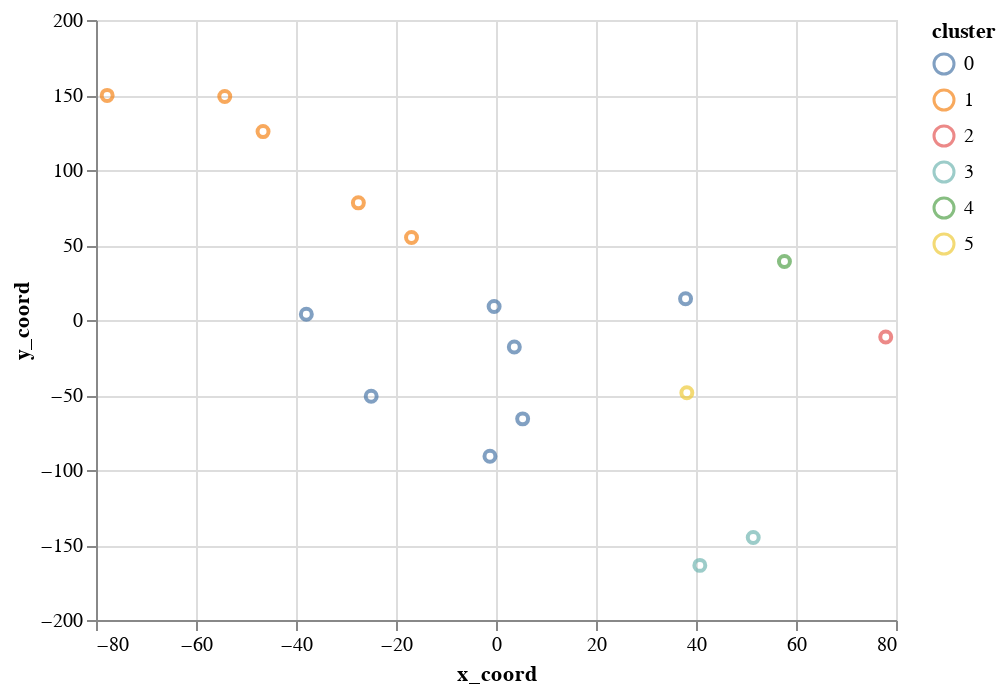

The cell this chart's notebook holds for it:
### Code cell
## visualização

X_embedded = TSNE(n_components=2, learning_rate='auto', metric='precomputed', init='random', perplexity=3).fit_transform(X)
X_embedded.shape

df_cl_3 = pd.DataFrame({ 
                'name': idx,
                'x_coord': X_embedded[:,0], 
                'y_coord': X_embedded[:,1],
                'cluster': [str(i) for i in labels]
                })

chart = alt.Chart(df_cl_3).mark_point().encode(
    x='x_coord', 
    y='y_coord',
    color='cluster',
    tooltip='name'
).interactive()

chart

### Figure 1 — Vega-Lite specification as saved in the notebook (floating-point values rounded to 4 significant figures)
{"config": {"view": {"continuousWidth": 400, "continuousHeight": 300}}, "data": {"name": "data-80c32c2d20cd6d72b568571b26fd1712"}, "mark": "point", "encoding": {"color": {"field": "cluster", "type": "nominal"}, "tooltip": {"field": "name", "type": "quantitative"}, "x": {"field": "x_coord", "type": "quantitative"}, "y": {"field": "y_coord", "type": "quantitative"}}, "selection": {"selector003": {"type": "interval", "bind": "scales", "encodings": ["x", "y"]}}, "$schema": "https://vega.github.io/schema/vega-lite/v4.17.0.json", "datasets": {"data-80c32c2d20cd6d72b568571b26fd1712": [{"name": 1, "x_coord": -0.3773, "y_coord": 8.951, "cluster": "0"}, {"name": 2, "x_coord": 40.76, "y_coord": -163.6, "cluster": "3"}, {"name": 3, "x_coord": 3.663, "y_coord": -17.95, "cluster": "0"}, {"name": 7, "x_coord": 38.17, "y_coord": -48.51, "cluster": "5"}, {"name": 12, "x_coord": 5.332, "y_coord": -65.91, "cluster": "0"}, {"name": 22, "x_coord": 57.69, "y_coord": 38.95, "cluster": "4"}, {"name": 29, "x_coord": 51.45, "y_coord": -145.1, "cluster": "3"}, {"name": 34, "x_coord": -27.53, "y_coord": 78.1, "cluster": "1"}, {"name": 35, "x_coord": -16.9, "y_coord": 54.95, "cluster": "1"}, {"name": 38, "x_coord": -46.59, "y_coord": 125.6, "cluster": "1"}, {"name": 39, "x_coord": -24.96, "y_coord": -50.87, "cluster": "0"}, {"name": 42, "x_coord": -77.77, "y_coord": 149.7, "cluster": "1"}, {"name": 43, "x_coord": -54.25, "y_coord": 149.0, "cluster": "1"}, {"name": 44, "x_coord": -1.21, "y_coord": -90.85, "cluster": "0"}, {"name": 50, "x_coord": -37.93, "y_coord": 3.872, "cluster": "0"}, {"name": 53, "x_coord": 77.95, "y_coord": -11.28, "cluster": "2"}, {"name": 56, "x_coord": 37.91, "y_coord": 14.14, "cluster": "0"}]}}
